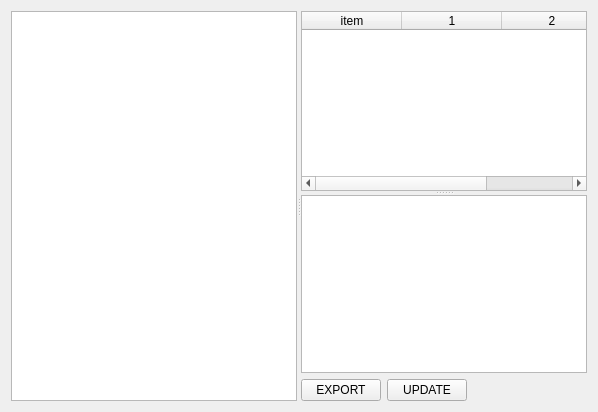
<?xml version="1.0" encoding="UTF-8"?>
<ui version="4.0">
 <class>PanelSynthese</class>
 <widget class="QWidget" name="PanelSynthese">
  <property name="geometry">
   <rect>
    <x>0</x>
    <y>0</y>
    <width>598</width>
    <height>412</height>
   </rect>
  </property>
  <property name="windowTitle">
   <string>Form</string>
  </property>
  <layout class="QGridLayout" name="gridLayout">
   <item row="0" column="0">
    <widget class="QSplitter" name="splitter_main">
     <property name="orientation">
      <enum>Qt::Horizontal</enum>
     </property>
     <widget class="QListWidget" name="m_pListYears">
      <property name="sizePolicy">
       <sizepolicy hsizetype="Preferred" vsizetype="Expanding">
        <horstretch>0</horstretch>
        <verstretch>1</verstretch>
       </sizepolicy>
      </property>
     </widget>
     <widget class="QSplitter" name="splitter">
      <property name="orientation">
       <enum>Qt::Vertical</enum>
      </property>
      <widget class="QTableWidget" name="m_pTableInput">
       <column>
        <property name="text">
         <string>item</string>
        </property>
       </column>
       <column>
        <property name="text">
         <string>1</string>
        </property>
       </column>
       <column>
        <property name="text">
         <string>2</string>
        </property>
       </column>
      </widget>
      <widget class="QWidget" name="layoutWidget">
       <layout class="QVBoxLayout" name="verticalLayout">
        <item>
         <widget class="QTableWidget" name="m_pTableOutput"/>
        </item>
        <item>
         <layout class="QHBoxLayout" name="horizontalLayout">
          <item>
           <widget class="QPushButton" name="btnExport">
            <property name="toolTip">
             <string>Save  synthesis into CSV file</string>
            </property>
            <property name="text">
             <string>EXPORT</string>
            </property>
            <property name="icon">
             <iconset resource="resource.qrc">
              <normaloff>:/ico/png/fileopen.png</normaloff>:/ico/png/fileopen.png</iconset>
            </property>
           </widget>
          </item>
          <item>
           <widget class="QPushButton" name="btnUpdateItem">
            <property name="toolTip">
             <string>Generate the report</string>
            </property>
            <property name="text">
             <string>UPDATE</string>
            </property>
            <property name="icon">
             <iconset resource="resource.qrc">
              <normaloff>:/ico/png/refresh-32.png</normaloff>:/ico/png/refresh-32.png</iconset>
            </property>
           </widget>
          </item>
          <item>
           <spacer name="horizontalSpacer">
            <property name="orientation">
             <enum>Qt::Horizontal</enum>
            </property>
            <property name="sizeHint" stdset="0">
             <size>
              <width>40</width>
              <height>20</height>
             </size>
            </property>
           </spacer>
          </item>
         </layout>
        </item>
       </layout>
      </widget>
     </widget>
    </widget>
   </item>
  </layout>
 </widget>
 <resources>
  <include location="resource.qrc"/>
 </resources>
 <connections/>
</ui>
